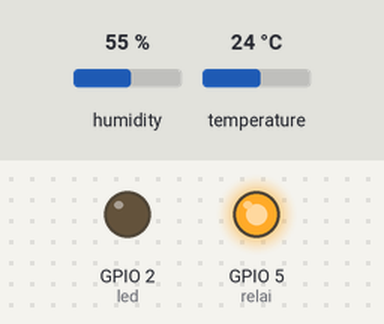
Recording of a program running on a simulated ESP8266 (NodeMCU). On the bench: output pins drawn as LEDs (lit = HIGH). The test bench sets the inputs (shaded band); at power-on: humidity 55 %, temperature 24 °C. WiFi joins after 1.5 s; servers stay silent unless stated; network time is answered at once with the bench clock; the local clock reads 2024-03-15 10:24:30 at power-on unless the program sets it; what the program prints to the serial monitor is not drawn.

Above: at 2.7 s.
At 34.1 s:
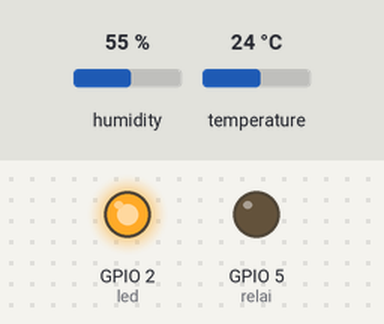
Timing chart, 0 to 83.3 s (numbered marks = the images above):
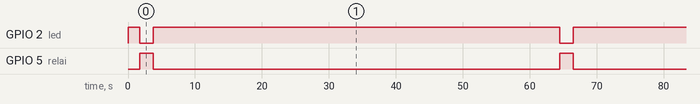

The program:

main.cpp
```cpp
#include <Arduino.h>
#if defined(ESP32)
#include <WiFi.h>
#elif defined(ESP8266)
#endif

#include <Firebase_ESP_Client.h>
#include <ESPAsyncWebServer.h>
#include <ESPAsyncTCP.h>
#include "DHTesp.h"
#include <Time.h>
#include <clocale>
#include <string.h>
#include <ArduinoJson.h>
#include "connexion_WIFI.h"
#include "Configurer_Date.h"
#include "LireValeurs.h"
//******* PROJET DE CONTROLE ESP8266 PAR WEB ET FIREBASE
//******* Lecture des consignes de frequence et duree dans FIREBASE
//******* A chaque arrosage enregistrement date et freq dure temp hum
//******* Interagit avec MASERREDERNIEREVERSION pour majour freq duree
// Provide the token generation process info.
#include "addons/TokenHelper.h"
// Provide the RTDB payload printing info and other helper functions.
#include "addons/RTDBHelper.h"

#define USER_EMAIL "alainbidault56@gmail.com"
#define USER_PASSWORD "Xccobb11mai68"

// Projets CFBconta
// Insert Firebase project API Key
#define API_KEY "AIzaSyA2duUPsmzfETLcHBuRTl_NtF8FkBp2VE4"
#define DATABASE_URL "https://cfbconta.firebaseio.com"
#define FIREBASE_PROJECT_ID "cfbconta"

bool debug = false;

struct Consignes
{
  int frequence = 60000;
  int duree = 2000;
};
Consignes consignes;
bool LectureTerminee = false;

LireValeurs actualise;

const char *PARAM_INPUT_1 = "frequence";
const char *PARAM_INPUT_2 = "duree";
// Define Firebase Data object
FirebaseData fbdo;
FirebaseAuth auth;
FirebaseConfig config;
FirebaseJson content;
FirebaseJson nouveau;

// declarations des paramètres
unsigned long sendDataPrevMillis = 0L;
unsigned long maintenant = 0L;
bool signupOK = false;
bool debut = true; // si debut on fait un premier cycle d arrosage
int relai = 5;     // relai d'arrosage
int led = 2;       // led  ON si  relai OFF
unsigned long depart = millis();
unsigned long debut_Arrosage = 0;
String documentPath = "serre";
char quand[29];


//****************** ECRIRE  dans FIREBASE
void ecriredb()
{
  //***********stockage provisoire  si debug = true
  if (debug)
  {
    documentPath = "adebug";
  }

  // lecturetempérature humidité dans ESP8266
 // actualise.LireDht();
  actualise.actualiser();
  double temperature = actualise.temperature;
  double humidity = actualise.humidity;

  // actualisation de la date en timestamp
  ConfigurerDate cfgdt;
  maintenant = cfgdt.configurerDate();
  // on se limite à des minutes soit 8 digits
  snprintf(quand, 9, "%ld", maintenant / (60 * 1000));
  if (debug)
  {
    printf("contenu de quand %s FB date en mn\n\n", quand);
  }

  // création du fichier JSON contenant les données
  nouveau.set("fields/temperature/doubleValue", String(temperature).c_str());
  nouveau.set("fields/humidite/doubleValue", String(humidity).c_str());
  double freq = consignes.frequence / 3600000.0;
  // double freq = 1.1;
  // les frequences sont en millis conversion en h.
  nouveau.set("fields/frequence/doubleValue", freq);
  // les durée arrosage sont en millis conversion en mn
  double dur = consignes.duree / 60000.0;
  // double dur = 1.11 ;
  nouveau.set("fields/duree/doubleValue", dur);
  nouveau.set("fields/date/doubleValue", String(maintenant).c_str()); // date en millis
  if (debug)
  {
    Serial.printf("\nduree =%e \n", dur);
    Serial.printf("\nfrequence =%e \n", freq);
  }

  //*********création d'un nouveau document dans Firebase
  if (Firebase.Firestore.createDocument(&fbdo, FIREBASE_PROJECT_ID, "", documentPath, nouveau.raw()))
  {
    Serial.printf("OK creation \n");
    Serial.printf("Document créé : %s\n\n", fbdo.payload().c_str());
    return;
  }
  else
  {
    Serial.println("**create ERREUR *******" + fbdo.errorReason());
  }
} //****** fin ecriredb  **********************************************

//*********  lire DB **************************************************

bool lirelesconsignes()
{
  StaticJsonDocument<800> doc;


  if (Firebase.Firestore.getDocument(&fbdo, FIREBASE_PROJECT_ID, "", "consigner/consigne", content.raw()))
  {
    Serial.printf("Lecture === OK\n%s\n\n", fbdo.payload().c_str());
    String l = fbdo.payload().c_str();
    DeserializationError error = deserializeJson(doc, fbdo.payload().c_str());
    Serial.printf("\n length = %d\n", sizeof(l));

    // Test if parsing succeeds.
    if (error)
    {
      Serial.print(F("deserializeJson() failed: "));
      Serial.println(error.f_str());
    }
    else
    {
      String nom = doc["name"];
      Serial.println(nom);
      String no = doc["fields"];
      Serial.println(no);
      // durée est stockée en mn doit etre convertie en millis
      double dur = doc["fields"]["duree"]["doubleValue"];
      consignes.duree = dur * (60 * 1000);

      // la frequence stockée en heure convertie en millis
      double fre = doc["fields"]["frequence"]["doubleValue"];
      consignes.frequence = fre * (60 * 60 * 1000); // en millis

      Serial.printf("---------------- durée = %.1d millis\n", consignes.duree);
      Serial.printf("---------------- fréquence = %.1d millis\n", consignes.frequence);
      // date de la dernière mise à jour
      String d = doc["createTime"];
      Serial.println(d);
      LectureTerminee = true;
    }
    return true;
  }
  else
  {
    Serial.println("*****Erreur consigne*********" + fbdo.errorReason());
    return false;
  }
}
//********* FIN  lire DB **************************************************

//********  SETUP  ******************************************************************
void setup()
{

  pinMode(led, OUTPUT);    // set the LED pin mode
  digitalWrite(led, HIGH); // la led du ESP8266 doit être à 0 pour allumée
  pinMode(relai, OUTPUT);
  // dht.setup(14, DHTesp::DHT22); // IO14 = D5 détection température humidité

  // connexion WIFI  dans connexion_WIFI.h
  ConWifi();

  //*********  connection à FIREBASE ***********************************
  /* Assign the api key (required) */
  config.api_key = API_KEY;
  /* Assign the RTDB URL (required) */
  config.database_url = DATABASE_URL;
  // Assign the user sign in credentials
  auth.user.email = USER_EMAIL;
  auth.user.password = USER_PASSWORD;
  // autres composants de configuration

  fbdo.setResponseSize(4096);
  config.token_status_callback = tokenStatusCallback;
  config.max_token_generation_retry = 5;
  // connexion à FIREBASE
  Firebase.begin(&config, &auth);

  Serial.println("Obtention du User UID");
  while ((auth.token.uid) == "")
  {
    Serial.print('.');
    delay(500);
  }
  // on est connecté à FIREBASE fbconta realtime database
  //  "Ma-Serre-Firebase-Firestore"
  String uid = auth.token.uid.c_str();
  Serial.print("User UID: ");
  Serial.print(uid);
  signupOK = true;
  Serial.printf("\nFirebase authenticated v%d\n\n", Firebase.authenticated());

  // Lire  Les Consignes dans firebase
  if ( lirelesconsignes())
  {
    Serial.printf("---- durée = %.1d millis\n", consignes.duree);
    Serial.printf("---- fréquence = %.1d millis\n", consignes.frequence);

    if (debug)
    {
      consignes.duree = 10000;     // 10 seconde = 10000 millis
      consignes.frequence = 60000; // 1 mn = 60000 mills
    }
  }
  else
  {
    Serial.println("=========================Pas de lecture des consignes");
  }

} // fin du SETUP ********************************************************

//*********************************************************************
void loop()
{
  unsigned long deb = consignes.frequence; // conversion int --> unsigned long
  if (Firebase.ready() && signupOK &&
      ((debut) || (millis() - depart > deb)))
  // fin de la fréquence arrosage ... on arrose
  {
    debut = false;
    // début arrosage pour une durée de duree
    if (debug)
    {
      snprintf(quand, 9, "%d", consignes.duree / 1000); // duree arrosage en millisecondes ramenées en s
      Serial.printf("\ndans la boucle arrosage pour %s \n", quand);
    }
    digitalWrite(relai, HIGH); // arrosage
    digitalWrite(led, LOW);
    debut_Arrosage = millis(); // date du debut arosage

    // dans la boucle d'arrosage pendant durée arrosage
    while (millis() < (debut_Arrosage + consignes.duree))
    {
      Serial.print(".");
      delay(200);
    }
    digitalWrite(relai, LOW);
    digitalWrite(led, HIGH);
    if (debug)
    {
      Serial.printf("\n fin arrosage\n");
    }
    // verification de la  connexion wifi
    // reconnecter si coupure
    if (WiFi.status() != WL_CONNECTED)
    {
      ConWifi();
    }

    // relire les consignes de consignes
    //  au cas ou elles auraient été modifiées entre temps
    if (!debug)
      lirelesconsignes();

    // écriture des consignes dans FIREBASE
    ecriredb();

    // raz du compteur de fréquence arrosage
    depart = millis();
  }

} // fin de LOOP *****************************************************************
```

LireValeurs.h
```cpp
#include <Arduino.h>
#if defined(ESP32)
#include <WiFi.h>
#elif defined(ESP8266)
#endif
#include "DHTesp.h"
#define DHTTYPE DHT22

class LireValeurs {
public :
// DHT 22  (AM2302)
DHTesp dht;


String untexte = "*";
double temperature = 0.0;
double humidity = 0.0;
bool debug = false;

 void  LireDht() {
  // IO14 = D5 détection température humidité


    }
 //*******ACTUALISER
  // lecture  température et humidité du DHT22
    void actualiser()
    {
      dht.setup(14, DHTesp::DHT22);
      char temp[5];
      temperature = dht.getTemperature();
      dtostrf(temperature, 0, 1, temp);//valeur lue , zero = no padding, précision, conversion en string
      delay(200);

      if (debug)
      {
        Serial.println(" ");
        Serial.print("capteur/température ");
        Serial.println(temp);
      }
      untexte.concat(" température = ");
      untexte.concat(temp);
      untexte.concat(" °C\n");
      Serial.println(untexte);

      humidity = dht.getHumidity();
      char humide[5];
      dtostrf(humidity, 0, 1, humide);
      delay(200);
      if (debug)
      {
        Serial.print("capteur/humidité ");
        Serial.println(humide);
        Serial.println();
      }
      untexte = '*';
      untexte.concat(" humidité    = ");
      untexte.concat(humide);
      untexte.concat(" %\n");
      Serial.println(untexte);
    };//*********** fin de actualiser

};
```

connexion_WIFI.h
```cpp
//connexion WIFI


#define WIFI_SSID "michal"
#define WIFI_PASSWORD "bellecombe"
class ConWifi{

private:
 // friend void WiFiEventGotIp(WIFIEvent_t event, WIFIEventInfo_t info);

public:

ConWifi(){
  Serial.begin(115200);
 // WiFi.onEvent(WiFiEventStationModeConnected,WIFI_EVENT_STAMODE_CONNECTED);
 // WiFi.onEvent(WiFiEventStationModeDisconnected,WIFI_EVENT_STAMODE_DISCONNECTED);
 // WiFi.onEvent(WiFiEventGotIp,WIFI_EVENT_STAMODE_GOT_IP);


  WiFi.begin(WIFI_SSID, WIFI_PASSWORD);
  Serial.printf("\nConnecting to Wi-Fi");
  while (WiFi.status() != WL_CONNECTED)
  {
    Serial.print(WiFi.status());
    delay(800);
  }
  Serial.print("\nConnecté  IP: \n");
  Serial.println( WiFi.localIP());

      }
};
  
```

Configurer_Date.h
```cpp
#pragma once
#include <Time.h>
#include <clocale>
#include <NTPClient.h>
#include <WiFiUdp.h>

class ConfigurerDate
{
public:

   unsigned configurerDate(){

     //  décalage horaire
    const long utcOffset = 3600;
    // +1 h pour Paris

    // Define NTP Client pour obtenir la date du serveur web
    WiFiUDP ntpUDP;
    NTPClient timeClient(ntpUDP, "pool.ntp.org", utcOffset);
    timeClient.update();
   unsigned long maintenant = timeClient.getEpochTime();
    return maintenant;
 }
};
```

Measured:
- by itself, GPIO 2 (led): alternates HIGH for 60.7 s and LOW for 2.0 s
- by itself, GPIO 5 (relai): alternates HIGH for 2.0 s and LOW for 60.7 s
